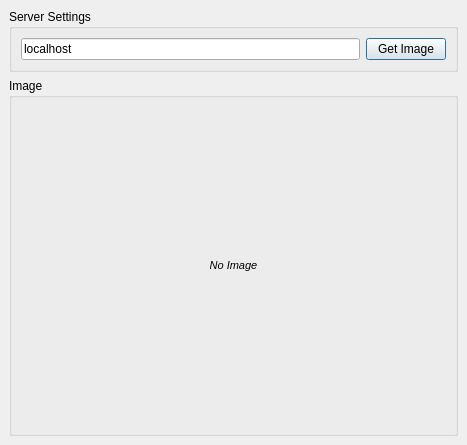
<ui version="4.0" >
 <comment>
   Copyright (c) 2006-2007, Johan Thelin
   
   All rights reserved.
   
   Redistribution and use in source and binary forms, with or without modification, 
   are permitted provided that the following conditions are met:
   
       * Redistributions of source code must retain the above copyright notice, 
         this list of conditions and the following disclaimer.
       * Redistributions in binary form must reproduce the above copyright notice,  
         this list of conditions and the following disclaimer in the documentation 
         and/or other materials provided with the distribution.
       * Neither the name of APress nor the names of its contributors 
         may be used to endorse or promote products derived from this software 
         without specific prior written permission.
   
   THIS SOFTWARE IS PROVIDED BY THE COPYRIGHT HOLDERS AND CONTRIBUTORS
   "AS IS" AND ANY EXPRESS OR IMPLIED WARRANTIES, INCLUDING, BUT NOT
   LIMITED TO, THE IMPLIED WARRANTIES OF MERCHANTABILITY AND FITNESS FOR
   A PARTICULAR PURPOSE ARE DISCLAIMED. IN NO EVENT SHALL THE COPYRIGHT OWNER OR
   CONTRIBUTORS BE LIABLE FOR ANY DIRECT, INDIRECT, INCIDENTAL, SPECIAL,
   EXEMPLARY, OR CONSEQUENTIAL DAMAGES (INCLUDING, BUT NOT LIMITED TO,
   PROCUREMENT OF SUBSTITUTE GOODS OR SERVICES; LOSS OF USE, DATA, OR
   PROFITS; OR BUSINESS INTERRUPTION) HOWEVER CAUSED AND ON ANY THEORY OF
   LIABILITY, WHETHER IN CONTRACT, STRICT LIABILITY, OR TORT (INCLUDING
   NEGLIGENCE OR OTHERWISE) ARISING IN ANY WAY OUT OF THE USE OF THIS
   SOFTWARE, EVEN IF ADVISED OF THE POSSIBILITY OF SUCH DAMAGE.
 </comment>
 <class>ClientDialog</class>
 <widget class="QDialog" name="ClientDialog" >
  <property name="geometry" >
   <rect>
    <x>0</x>
    <y>0</y>
    <width>467</width>
    <height>445</height>
   </rect>
  </property>
  <property name="windowTitle" >
   <string>TCP Client</string>
  </property>
  <layout class="QVBoxLayout" >
   <property name="margin" >
    <number>9</number>
   </property>
   <property name="spacing" >
    <number>6</number>
   </property>
   <item>
    <widget class="QGroupBox" name="groupBox" >
     <property name="title" >
      <string>Server Settings</string>
     </property>
     <layout class="QHBoxLayout" >
      <property name="margin" >
       <number>9</number>
      </property>
      <property name="spacing" >
       <number>6</number>
      </property>
      <item>
       <widget class="QLineEdit" name="serverEdit" >
        <property name="text" >
         <string>localhost</string>
        </property>
       </widget>
      </item>
      <item>
       <widget class="QPushButton" name="getButton" >
        <property name="text" >
         <string>Get Image</string>
        </property>
       </widget>
      </item>
     </layout>
    </widget>
   </item>
   <item>
    <widget class="QGroupBox" name="groupBox_2" >
     <property name="title" >
      <string>Image</string>
     </property>
     <layout class="QGridLayout" >
      <property name="margin" >
       <number>9</number>
      </property>
      <property name="spacing" >
       <number>6</number>
      </property>
      <item row="0" column="0" >
       <widget class="QLabel" name="imageLabel" >
        <property name="sizePolicy" >
         <sizepolicy>
          <hsizetype>7</hsizetype>
          <vsizetype>7</vsizetype>
          <horstretch>0</horstretch>
          <verstretch>0</verstretch>
         </sizepolicy>
        </property>
        <property name="text" >
         <string>&lt;html>&lt;head>&lt;meta name="qrichtext" content="1" />&lt;style type="text/css">
p, li { white-space: pre-wrap; }
&lt;/style>&lt;/head>&lt;body style=" font-family:'MS Shell Dlg 2'; font-size:7.8pt; font-weight:400; font-style:normal; text-decoration:none;">
&lt;p style=" margin-top:0px; margin-bottom:0px; margin-left:0px; margin-right:0px; -qt-block-indent:0; text-indent:0px;">&lt;span style=" font-size:8pt; font-style:italic;">No Image&lt;/span>&lt;/p>&lt;/body>&lt;/html></string>
        </property>
        <property name="alignment" >
         <set>Qt::AlignCenter</set>
        </property>
       </widget>
      </item>
     </layout>
    </widget>
   </item>
  </layout>
 </widget>
 <resources/>
 <connections/>
</ui>
